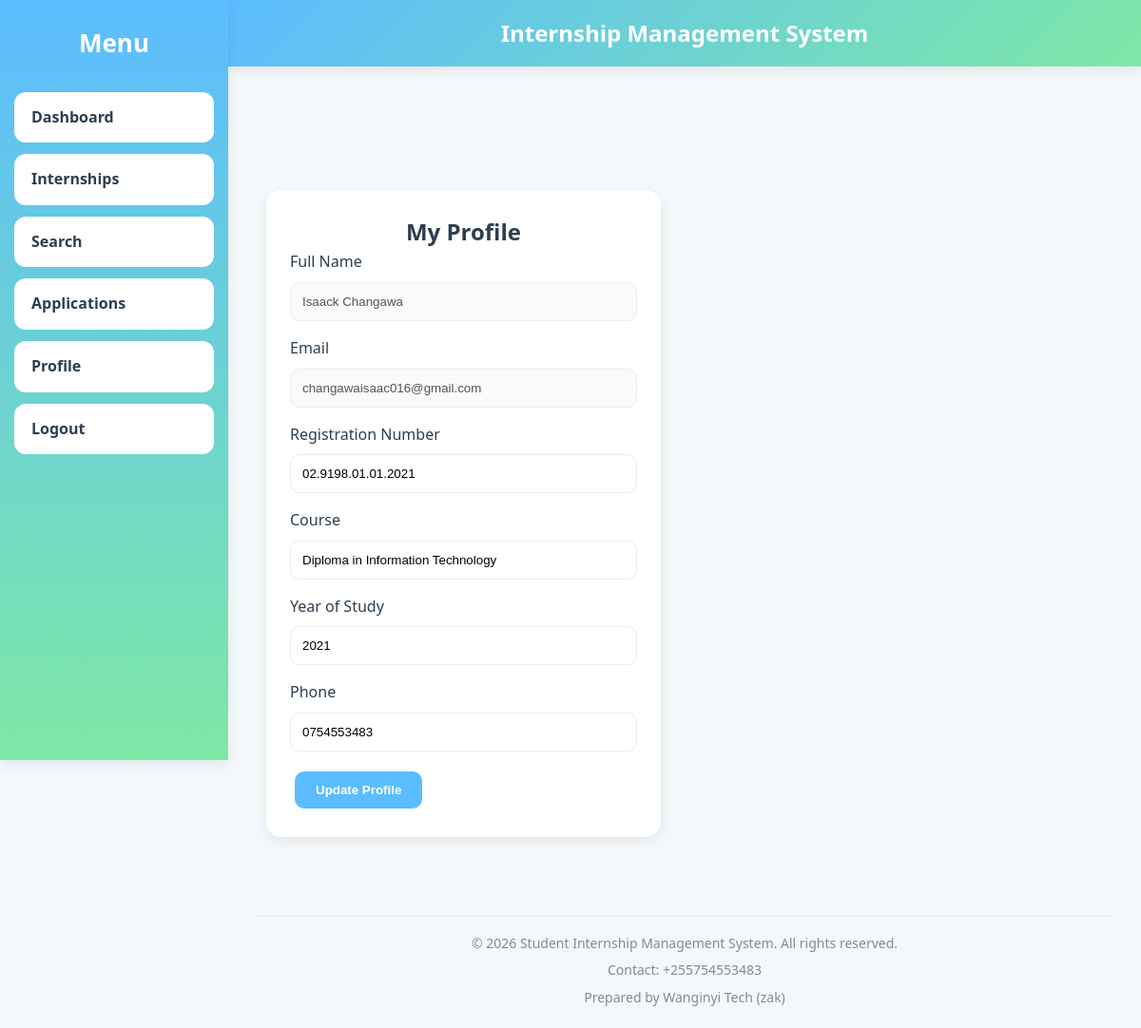
The app's page /frontend/student/profile.php (signed in) with its own data.
### tables this page shows
CREATE TABLE `students` (
  `student_id` int(11) NOT NULL,
  `user_id` int(11) DEFAULT NULL,
  `registration_no` varchar(100) DEFAULT NULL,
  `course` varchar(100) DEFAULT NULL,
  `year_of_study` int(11) DEFAULT NULL,
  `phone` varchar(20) DEFAULT NULL
);

CREATE TABLE `users` (
  `user_id` int(11) NOT NULL,
  `full_name` varchar(100) DEFAULT NULL,
  `email` varchar(100) DEFAULT NULL,
  `password` varchar(255) DEFAULT NULL,
  `role` enum('student','company','admin') DEFAULT NULL,
  `created_at` timestamp NOT NULL DEFAULT current_timestamp()
);

### backend/classes/Student.php (called while the page is built, shortened)
<?php
require_once __DIR__ . "/../config/database.php";
class Student
{
    private $conn;
    private $table = "students";
    public function __construct()
    {
        $database = new Database();
        $this->conn = $database->connect();
    }
    public function getStudentByUser($user_id)
    {
        $sql = "SELECT s.*, u.email, u.full_name
                FROM {$this->table} s
                JOIN users u ON s.user_id = u.user_id
                WHERE s.user_id = ?
                LIMIT 1";
        $stmt = $this->conn->prepare($sql);
        $stmt->execute([$user_id]);
        return $stmt->fetch(PDO::FETCH_ASSOC);
    }
}

### backend/config/database.php (called while the page is built, shortened)
<?php
class Database
{
    private $host;
    private $dbname;
    private $username;
    private $password;
    public function __construct()
    {
        $this->host = getenv('DB_HOST') ?: 'localhost';
        $this->dbname = getenv('DB_NAME') ?: 'internship_db';
        $this->username = getenv('DB_USERNAME') ?: 'root';
        $this->password = getenv('DB_PASSWORD') ?: '';
    }
    public function connect()
    {
        try {
            $this->conn = new PDO(
                "mysql:host={$this->host};dbname={$this->dbname}",
                $this->username,
                $this->password
            );
            $this->conn->setAttribute(
                PDO::ATTR_ERRMODE,
                PDO::ERRMODE_EXCEPTION
            );
            return $this->conn;
        } catch(PDOException $e) {
            die("Connection Failed: " . $e->getMessage());
        }
    }
}

### frontend/student/profile.php (the view, shortened to what this page needs)
<?php
require_once "../../backend/classes/Student.php";
$user_id = $_SESSION['user_id'];
$student = new Student();
$data = $student->getStudentByUser($user_id);
?>
<!DOCTYPE html>
<html lang="en">
<head>
    <link rel="stylesheet" href="../assets/css/style.css">
</head>
<body class="dashboard-page">
<?php include '../layouts/header.php'; ?>
<div class="layout">
    <?php include '../layouts/sidebar.php'; ?>
    <div class="content">
        <div class="card">
            <h2 class="center">My Profile</h2>
            <form method="POST">
                <div class="form-group">
                    <label>Full Name</label>
                    <input type="text" value="<?= htmlspecialchars($data['full_name'] ?? '') ?>" disabled>
                </div>
                <div class="form-group">
                    <label>Email</label>
                    <input type="email" value="<?= htmlspecialchars($data['email'] ?? '') ?>" disabled>
                </div>
                <div class="form-group">
                    <label>Registration Number</label>
                    <input type="text" name="registration_no" value="<?= htmlspecialchars($data['registration_no'] ?? '') ?>">
                </div>
                <div class="form-group">
                    <label>Course</label>
                    <input type="text" name="course" value="<?= htmlspecialchars($data['course'] ?? '') ?>">
                </div>
                <div class="form-group">
                    <label>Year of Study</label>
                    <input type="number" name="year_of_study" value="<?= htmlspecialchars($data['year_of_study'] ?? '') ?>">
                </div>
                <div class="form-group">
                    <label>Phone</label>
                    <input type="tel" name="phone" value="<?= htmlspecialchars($data['phone'] ?? '') ?>">
                </div>
                <button type="submit" class="btn">Update Profile</button>
            </form>
        </div>
    </div>
</div>
<?php include "../layouts/footer.php"; ?>

### frontend/assets/css/style.css (style rules this page uses)
:root { --primary: #5bbcff; --primary-light: #87d5ff; --secondary: #7ee8a6; --success: #27ae60; --warning: #f39c12; --danger: #e74c3c; --white: #ffffff; --bg: #f4f8fb; --text: #2c3e50; --text-light: #7f8c8d; --border: #e5edf5; --sidebar-width: 240px; --radius: 16px; --shadow: 0 4px 12px rgba(0, 0, 0, 0.08); --shadow-hover: 0 12px 30px rgba(0, 0, 0, 0.12); --transition: 0.3s ease; }
* { margin: 0; padding: 0; box-sizing: border-box; }
html, body { height: 100%; overflow-x: hidden; }
body { font-family: "Segoe UI", sans-serif; background: var(--bg); color: var(--text); line-height: 1.6; }
.layout { display: flex; min-height: 100vh; overflow: visible; }
.content { margin-top: 80px; padding: 20px; flex: 1; min-width: 0; display: flex; flex-direction: column; align-items: center; }
.card { background: white; padding: 25px; margin-bottom: 25px; border-radius: var(--radius); box-shadow: var(--shadow); transition: var(--transition); max-width: 900px; width: 100%; overflow-x: auto; }
.btn { display: inline-block; padding: 12px 22px; margin: 5px; border: none; border-radius: 10px; cursor: pointer; text-decoration: none; font-weight: 600; background: var(--primary); color: white; transition: var(--transition); }
input, select, textarea { width: 100%; padding: 12px; border: 1px solid var(--border); border-radius: 10px; margin: 8px 0 16px; }
.center { text-align: center; }

### records on screen
students: user.full_name "Isaack Changawa", user.email "changawaisaac016@gmail.com", registration_no "02.9198.01.01.2021", course "Diploma in Information Technology", year_of_study "2021", phone "0754553483"
